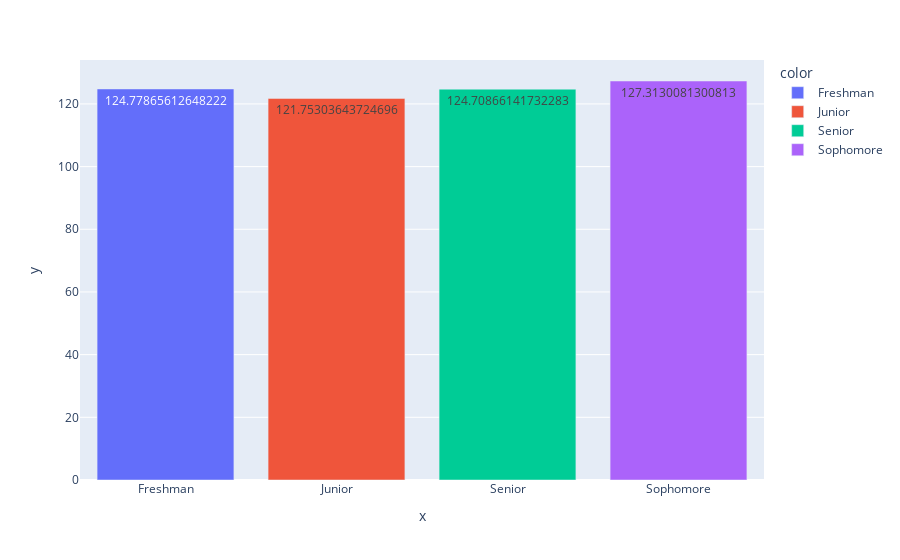

The notebook cell saved with this chart:
### Code cell
# Which year in the school has the highest average transportation expenses?
df_avg = df.groupby('year_in_school')['transportation'].apply('mean')
fig = px.bar(df, x= df_avg.index, y= df_avg.values, color=df_avg.index, text=df_avg.values)
fig.show()

### Figure 1 — Plotly figure (JSON) as saved in the notebook; plotly's stock layout.template omitted (floating-point values rounded to 4 significant figures)
{"data": [{"alignmentgroup": "True", "hovertemplate": "color=Freshman<br>x=%{x}<br>y=%{y}<br>text=%{text}<extra></extra>", "legendgroup": "Freshman", "marker": {"color": "#636efa", "pattern": {"shape": ""}}, "name": "Freshman", "offsetgroup": "Freshman", "orientation": "v", "showlegend": true, "text": [124.8], "textposition": "auto", "type": "bar", "x": ["Freshman"], "xaxis": "x", "y": [124.8], "yaxis": "y"}, {"alignmentgroup": "True", "hovertemplate": "color=Junior<br>x=%{x}<br>y=%{y}<br>text=%{text}<extra></extra>", "legendgroup": "Junior", "marker": {"color": "#EF553B", "pattern": {"shape": ""}}, "name": "Junior", "offsetgroup": "Junior", "orientation": "v", "showlegend": true, "text": [121.8], "textposition": "auto", "type": "bar", "x": ["Junior"], "xaxis": "x", "y": [121.8], "yaxis": "y"}, {"alignmentgroup": "True", "hovertemplate": "color=Senior<br>x=%{x}<br>y=%{y}<br>text=%{text}<extra></extra>", "legendgroup": "Senior", "marker": {"color": "#00cc96", "pattern": {"shape": ""}}, "name": "Senior", "offsetgroup": "Senior", "orientation": "v", "showlegend": true, "text": [124.7], "textposition": "auto", "type": "bar", "x": ["Senior"], "xaxis": "x", "y": [124.7], "yaxis": "y"}, {"alignmentgroup": "True", "hovertemplate": "color=Sophomore<br>x=%{x}<br>y=%{y}<br>text=%{text}<extra></extra>", "legendgroup": "Sophomore", "marker": {"color": "#ab63fa", "pattern": {"shape": ""}}, "name": "Sophomore", "offsetgroup": "Sophomore", "orientation": "v", "showlegend": true, "text": [127.3], "textposition": "auto", "type": "bar", "x": ["Sophomore"], "xaxis": "x", "y": [127.3], "yaxis": "y"}], "layout": {"barmode": "relative", "legend": {"title": {"text": "color"}, "tracegroupgap": 0}, "margin": {"t": 60}, "xaxis": {"anchor": "y", "domain": [0, 1], "title": {"text": "x"}}, "yaxis": {"anchor": "x", "domain": [0, 1], "title": {"text": "y"}}}}
